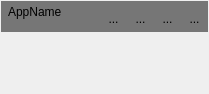
<?xml version="1.0" encoding="UTF-8"?>
<ui version="4.0">
 <class>Frameless</class>
 <widget class="QWidget" name="Frameless">
  <property name="geometry">
   <rect>
    <x>0</x>
    <y>0</y>
    <width>209</width>
    <height>94</height>
   </rect>
  </property>
  <property name="windowTitle">
   <string>Form</string>
  </property>
  <layout class="QVBoxLayout" name="verticalLayout_2" stretch="0">
   <property name="spacing">
    <number>1</number>
   </property>
   <property name="leftMargin">
    <number>1</number>
   </property>
   <property name="topMargin">
    <number>1</number>
   </property>
   <property name="rightMargin">
    <number>1</number>
   </property>
   <property name="bottomMargin">
    <number>1</number>
   </property>
   <item>
    <widget class="QWidget" name="container" native="true">
     <layout class="QVBoxLayout" name="verticalLayout_8" stretch="0,1">
      <property name="spacing">
       <number>0</number>
      </property>
      <property name="leftMargin">
       <number>0</number>
      </property>
      <property name="topMargin">
       <number>0</number>
      </property>
      <property name="rightMargin">
       <number>0</number>
      </property>
      <property name="bottomMargin">
       <number>0</number>
      </property>
      <item alignment="Qt::AlignTop">
       <widget class="TitleWidget" name="title" native="true">
        <property name="enabled">
         <bool>true</bool>
        </property>
        <property name="minimumSize">
         <size>
          <width>0</width>
          <height>0</height>
         </size>
        </property>
        <property name="maximumSize">
         <size>
          <width>16777215</width>
          <height>40</height>
         </size>
        </property>
        <property name="styleSheet">
         <string notr="true">#title{
	border: 0px none palette(base);
	background-color:palette(shadow);
	height:20px;
}</string>
        </property>
        <layout class="QHBoxLayout" name="horizontalLayout" stretch="0,1,0,0,0,0">
         <property name="spacing">
          <number>0</number>
         </property>
         <property name="leftMargin">
          <number>0</number>
         </property>
         <property name="topMargin">
          <number>4</number>
         </property>
         <property name="rightMargin">
          <number>0</number>
         </property>
         <property name="bottomMargin">
          <number>0</number>
         </property>
         <item alignment="Qt::AlignLeft|Qt::AlignTop">
          <widget class="QLabel" name="logo">
           <property name="minimumSize">
            <size>
             <width>0</width>
             <height>0</height>
            </size>
           </property>
           <property name="styleSheet">
            <string notr="true">#title{border: 0px none palette(base); border-top-left-radius:5px; border-top-right-radius:5px; background-color:palette(shadow); height:20px;}</string>
           </property>
           <property name="text">
            <string/>
           </property>
          </widget>
         </item>
         <item alignment="Qt::AlignLeft|Qt::AlignTop">
          <widget class="QLabel" name="appName">
           <property name="maximumSize">
            <size>
             <width>55</width>
             <height>16777215</height>
            </size>
           </property>
           <property name="text">
            <string>AppName</string>
           </property>
          </widget>
         </item>
         <item alignment="Qt::AlignRight|Qt::AlignTop">
          <widget class="QToolButton" name="minimize">
           <property name="styleSheet">
            <string notr="true">#minimize{
  background-color:none;
  border:none;
  width:16px;
  height:16px;
  padding:4px;
  image:url(:/images/icon_window_restore.png);
}
#minimize:hover{
  background-color:palette(alternate-base);
}
#minimize:pressed{
  background-color:palette(highlight);
}</string>
           </property>
           <property name="text">
            <string>...</string>
           </property>
           <property name="icon">
            <iconset resource="famelesswindow.qrc">
             <normaloff>:/icons/minimize.png</normaloff>:/icons/minimize.png</iconset>
           </property>
          </widget>
         </item>
         <item alignment="Qt::AlignRight|Qt::AlignTop">
          <widget class="QToolButton" name="restore">
           <property name="styleSheet">
            <string notr="true">#restore{
  background-color:none;
  border:none;
  width:16px;
  height:16px;
  padding:4px;
  image:url(:/images/icon_window_restore.png);
}
#restore:hover{
  background-color:palette(alternate-base);
}
#restore:pressed{
  background-color:palette(highlight);
}</string>
           </property>
           <property name="text">
            <string>...</string>
           </property>
           <property name="icon">
            <iconset resource="famelesswindow.qrc">
             <normaloff>:/icons/restore.png</normaloff>:/icons/restore.png</iconset>
           </property>
          </widget>
         </item>
         <item alignment="Qt::AlignRight|Qt::AlignTop">
          <widget class="QToolButton" name="maximize">
           <property name="styleSheet">
            <string notr="true">#maximize{
  background-color:none;
  border:none;
  width:16px;
  height:16px;
  padding:4px;
  image:url(:/images/icon_window_restore.png);
}
#maximize:hover{
  background-color:palette(alternate-base);
}
#maximize:pressed{
  background-color:palette(highlight);
}</string>
           </property>
           <property name="text">
            <string>...</string>
           </property>
           <property name="icon">
            <iconset resource="famelesswindow.qrc">
             <normaloff>:/icons/maximize.png</normaloff>:/icons/maximize.png</iconset>
           </property>
          </widget>
         </item>
         <item alignment="Qt::AlignRight|Qt::AlignTop">
          <widget class="QToolButton" name="close">
           <property name="autoFillBackground">
            <bool>false</bool>
           </property>
           <property name="styleSheet">
            <string notr="true">#close{
  background-color:none;
  border:none;
  width:16px;
  height:16px;
  padding:4px;
  image:url(:/images/icon_window_restore.png);
}
#close:hover{
  background-color:palette(alternate-base);
}
#close:pressed{
  background-color:palette(highlight);
}</string>
           </property>
           <property name="text">
            <string>...</string>
           </property>
           <property name="icon">
            <iconset resource="famelesswindow.qrc">
             <normaloff>:/icons/cross.png</normaloff>:/icons/cross.png</iconset>
           </property>
          </widget>
         </item>
        </layout>
       </widget>
      </item>
      <item>
       <widget class="QWidget" name="central" native="true">
        <property name="minimumSize">
         <size>
          <width>0</width>
          <height>0</height>
         </size>
        </property>
        <property name="styleSheet">
         <string notr="true">#central{
  	border: 0px none palette(base);
}</string>
        </property>
        <layout class="QVBoxLayout" name="verticalLayout">
         <property name="spacing">
          <number>0</number>
         </property>
         <property name="sizeConstraint">
          <enum>QLayout::SetMaximumSize</enum>
         </property>
         <property name="leftMargin">
          <number>0</number>
         </property>
         <property name="topMargin">
          <number>0</number>
         </property>
         <property name="rightMargin">
          <number>0</number>
         </property>
         <property name="bottomMargin">
          <number>0</number>
         </property>
        </layout>
       </widget>
      </item>
     </layout>
    </widget>
   </item>
  </layout>
 </widget>
 <customwidgets>
  <customwidget>
   <class>TitleWidget</class>
   <extends>QWidget</extends>
   <header>Widgets/titlewidget.h</header>
   <container>1</container>
  </customwidget>
 </customwidgets>
 <resources>
  <include location="famelesswindow.qrc"/>
 </resources>
 <connections/>
</ui>
